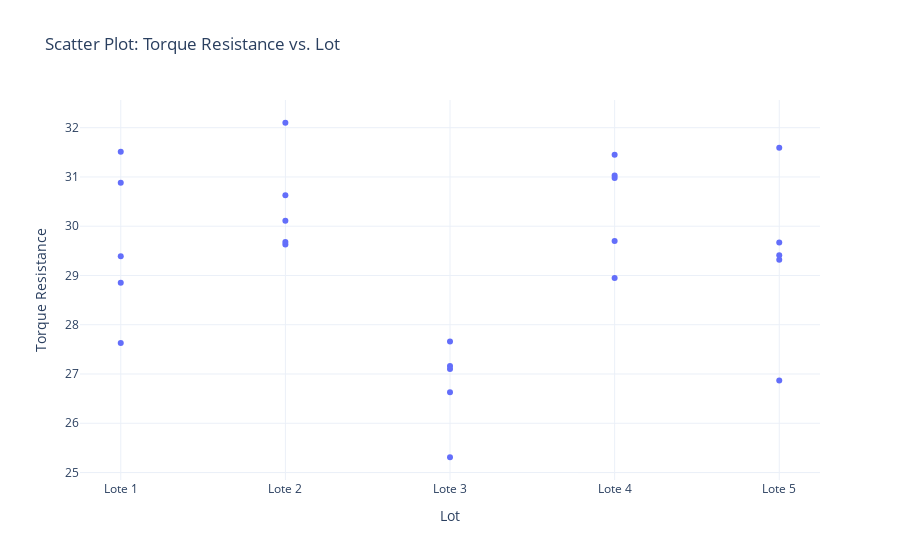

Notebook source saved alongside this figure:
### Code cell
# Crear el scatter plot
fig_scatter = px.scatter(df_melted, x="Lote", y="Resistencia", title="Scatter Plot: Torque Resistance vs. Lot")
fig_scatter.update_layout(
    xaxis_title="Lot",
    yaxis_title="Torque Resistance",
    template="plotly_white"
)
fig_scatter.show()

### Figure 1 — Plotly figure (JSON) as saved in the notebook; plotly's stock layout.template omitted (floating-point values rounded to 4 significant figures)
{"data": [{"hovertemplate": "Lote=%{x}<br>Resistencia=%{y}<extra></extra>", "legendgroup": "", "marker": {"color": "#636efa", "symbol": "circle"}, "mode": "markers", "name": "", "orientation": "v", "showlegend": false, "type": "scatter", "x": ["Lote 1", "Lote 1", "Lote 1", "Lote 1", "Lote 1", "Lote 2", "Lote 2", "Lote 2", "Lote 2", "Lote 2", "Lote 3", "Lote 3", "Lote 3", "Lote 3", "Lote 3", "Lote 4", "Lote 4", "Lote 4", "Lote 4", "Lote 4", "Lote 5", "Lote 5", "Lote 5", "Lote 5", "Lote 5"], "xaxis": "x", "y": [29.39, 31.51, 30.88, 27.63, 28.85, 30.63, 32.1, 30.11, 29.63, 29.68, 27.16, 26.63, 25.31, 27.66, 27.1, 31.03, 30.98, 28.95, 31.45, 29.7, 29.67, 29.32, 26.87, 31.59, 29.41], "yaxis": "y"}], "layout": {"legend": {"tracegroupgap": 0}, "title": {"text": "Scatter Plot: Torque Resistance vs. Lot"}, "xaxis": {"anchor": "y", "domain": [0, 1], "title": {"text": "Lot"}}, "yaxis": {"anchor": "x", "domain": [0, 1], "title": {"text": "Torque Resistance"}}}}
